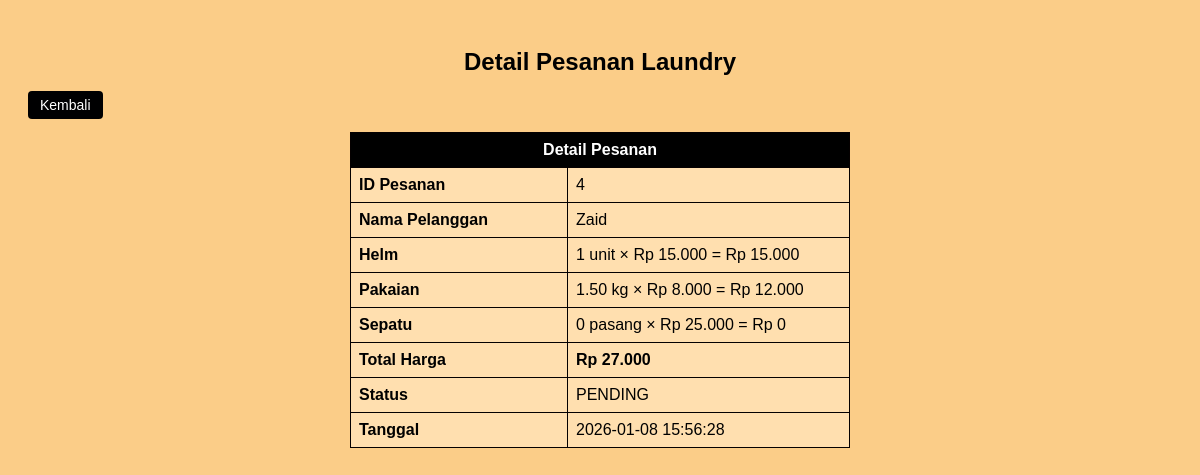
Screenshot of /read.php?id=4 (signed in) with the database file from the repository.
### tables this page shows
CREATE TABLE IF NOT EXISTS pesanan (
    id INT AUTO_INCREMENT PRIMARY KEY,
    nama_pelanggan VARCHAR(100) NOT NULL,
    helm_qty INT DEFAULT 0,
    pakaian_kg DECIMAL(5,2) DEFAULT 0,
    sepatu_pasang INT DEFAULT 0,
    total_harga DECIMAL(10,2) NOT NULL,
    status ENUM('pending','proses','selesai') DEFAULT 'pending',
    tanggal TIMESTAMP DEFAULT CURRENT_TIMESTAMP
);

### db.php (called while the page is built, shortened)
<?php
function getHargaLayanan($koneksi) {
    $harga = [
        'helm'   => 0,
        'pakaian'=> 0,
        'sepatu' => 0
    ];
    $sql = "SELECT jenis, harga FROM layanan";
    $result = $koneksi->query($sql);
    if ($result) {
        while ($row = $result->fetch_assoc()) {
            if ($row['jenis'] === 'Cuci Helm') {
                $harga['helm'] = $row['harga'];
            } elseif ($row['jenis'] === 'Cuci Pakaian') {
                $harga['pakaian'] = $row['harga'];
            } elseif ($row['jenis'] === 'Cuci Sepatu') {
                $harga['sepatu'] = $row['harga'];
            }
        }
    }
    return $harga;
}
?>

### read.php (the view, shortened to what this page needs)
<?php
require 'db.php';
$id = (int) $_GET['id'];
$stmt = $koneksi->prepare("SELECT * FROM pesanan WHERE id = ?");
$stmt->bind_param("i", $id);
$stmt->execute();
$data = $stmt->get_result()->fetch_assoc();
$harga = getHargaLayanan($koneksi);
?>
<!doctype html>
<html lang="id">
<head>
    <link rel="stylesheet" href="style.css">
</head>
<body>
    <h2>Detail Pesanan Laundry</h2>
    <a href="index.php" class="btn">Kembali</a>
    <br><br>
    <table border="1" cellpadding="8" cellspacing="0" style="width: 500px; margin: 0 auto;">
        <tr>
            <th colspan="2" style="background:#000;color:#fff;">Detail Pesanan</th>
        </tr>
        <tr>
            <td width="200"><strong>ID Pesanan</strong></td>
            <td><?= $data['id']; ?></td>
        </tr>
        <tr>
            <td><strong>Nama Pelanggan</strong></td>
            <td><?= htmlspecialchars($data['nama_pelanggan']); ?></td>
        </tr>
        <tr>
            <td><strong>Helm</strong></td>
            <td><?= $data['helm_qty']; ?> unit × Rp <?= number_format($harga['helm'], 0, ',', '.'); ?> = Rp <?= number_format($data['helm_qty'] * $harga['helm'], 0, ',', '.'); ?></td>
        </tr>
        <tr>
            <td><strong>Pakaian</strong></td>
            <td><?= $data['pakaian_kg']; ?> kg × Rp <?= number_format($harga['pakaian'], 0, ',', '.'); ?> = Rp <?= number_format($data['pakaian_kg'] * $harga['pakaian'], 0, ',', '.'); ?></td>
        </tr>
        <tr>
            <td><strong>Sepatu</strong></td>
            <td><?= $data['sepatu_pasang']; ?> pasang × Rp <?= number_format($harga['sepatu'], 0, ',', '.'); ?> = Rp <?= number_format($data['sepatu_pasang'] * $harga['sepatu'], 0, ',', '.'); ?></td>
        </tr>
        <tr>
            <td><strong>Total Harga</strong></td>
            <td><strong>Rp <?= number_format($data['total_harga'], 0, ',', '.'); ?></strong></td>
        </tr>
        <tr>
            <td><strong>Status</strong></td>
            <td><?= strtoupper($data['status']); ?></td>
        </tr>
        <tr>
            <td><strong>Tanggal</strong></td>
            <td><?= $data['tanggal']; ?></td>
        </tr>
    </table>
</body>
</html>

### style.css (style rules this page uses)
body { font-family: Arial, sans-serif; padding: 20px; background: #fbcd88; }
h2 { text-align: center; }
table { width: 100%; border-collapse: collapse; background: #ffdfaf; }
table th, table td { border: 1px solid #050000; padding: 8px; }
table th { background: #000000; color: #fff; }
.btn, .btn-edit, .btn-delete { padding: 6px 12px; border-radius: 4px; text-decoration: none; font-size: 14px; }
.btn { background: #000001; color: #fff; }

### rows the page displays
pesanan: id "4", nama_pelanggan "Zaid", helm_qty "1", $data['helm_qty']*$harga['helm'] "15.000", pakaian_kg "1.50", $data['pakaian_kg']*$harga['pakaian'] "12.000", sepatu_pasang "0", $data['sepatu_pasang']*$harga['sepatu'] "0", total_harga "27.000", status "PENDING", tanggal "2026-01-08 15:56:28"

### other values shown
$harga['helm'] "15.000"
$harga['pakaian'] "8.000"
$harga['sepatu'] "25.000"
